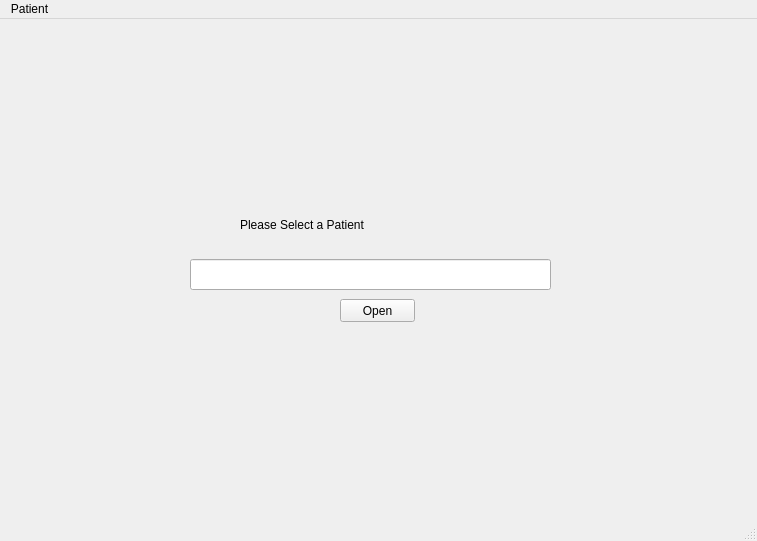
<?xml version="1.0" encoding="UTF-8"?>
<ui version="4.0">
 <class>StartPage</class>
 <widget class="QMainWindow" name="StartPage">
  <property name="geometry">
   <rect>
    <x>0</x>
    <y>0</y>
    <width>757</width>
    <height>541</height>
   </rect>
  </property>
  <property name="windowTitle">
   <string>Patient Selector</string>
  </property>
  <widget class="QWidget" name="centralwidget">
   <widget class="QLabel" name="label">
    <property name="geometry">
     <rect>
      <x>240</x>
      <y>190</y>
      <width>271</width>
      <height>32</height>
     </rect>
    </property>
    <property name="styleSheet">
     <string notr="true">font: 75 20pt &quot;Effra&quot;;</string>
    </property>
    <property name="text">
     <string>Please Select a Patient</string>
    </property>
   </widget>
   <widget class="QLineEdit" name="lineEdit">
    <property name="geometry">
     <rect>
      <x>190</x>
      <y>240</y>
      <width>361</width>
      <height>31</height>
     </rect>
    </property>
    <property name="text">
     <string/>
    </property>
   </widget>
   <widget class="QPushButton" name="pushButton">
    <property name="geometry">
     <rect>
      <x>340</x>
      <y>280</y>
      <width>75</width>
      <height>23</height>
     </rect>
    </property>
    <property name="text">
     <string>Open</string>
    </property>
   </widget>
  </widget>
  <widget class="QMenuBar" name="menubar">
   <property name="geometry">
    <rect>
     <x>0</x>
     <y>0</y>
     <width>757</width>
     <height>21</height>
    </rect>
   </property>
   <widget class="QMenu" name="menuPatient">
    <property name="title">
     <string>Patient</string>
    </property>
    <addaction name="actionUser1"/>
    <addaction name="actionUser2"/>
    <addaction name="actionUser3"/>
    <addaction name="actionUser4"/>
   </widget>
   <addaction name="menuPatient"/>
  </widget>
  <widget class="QStatusBar" name="statusbar"/>
  <action name="actionUser1">
   <property name="text">
    <string>User1</string>
   </property>
  </action>
  <action name="actionUser2">
   <property name="text">
    <string>User2</string>
   </property>
  </action>
  <action name="actionUser3">
   <property name="text">
    <string>User3</string>
   </property>
  </action>
  <action name="actionUser4">
   <property name="text">
    <string>User4</string>
   </property>
  </action>
 </widget>
 <resources/>
 <connections/>
</ui>
